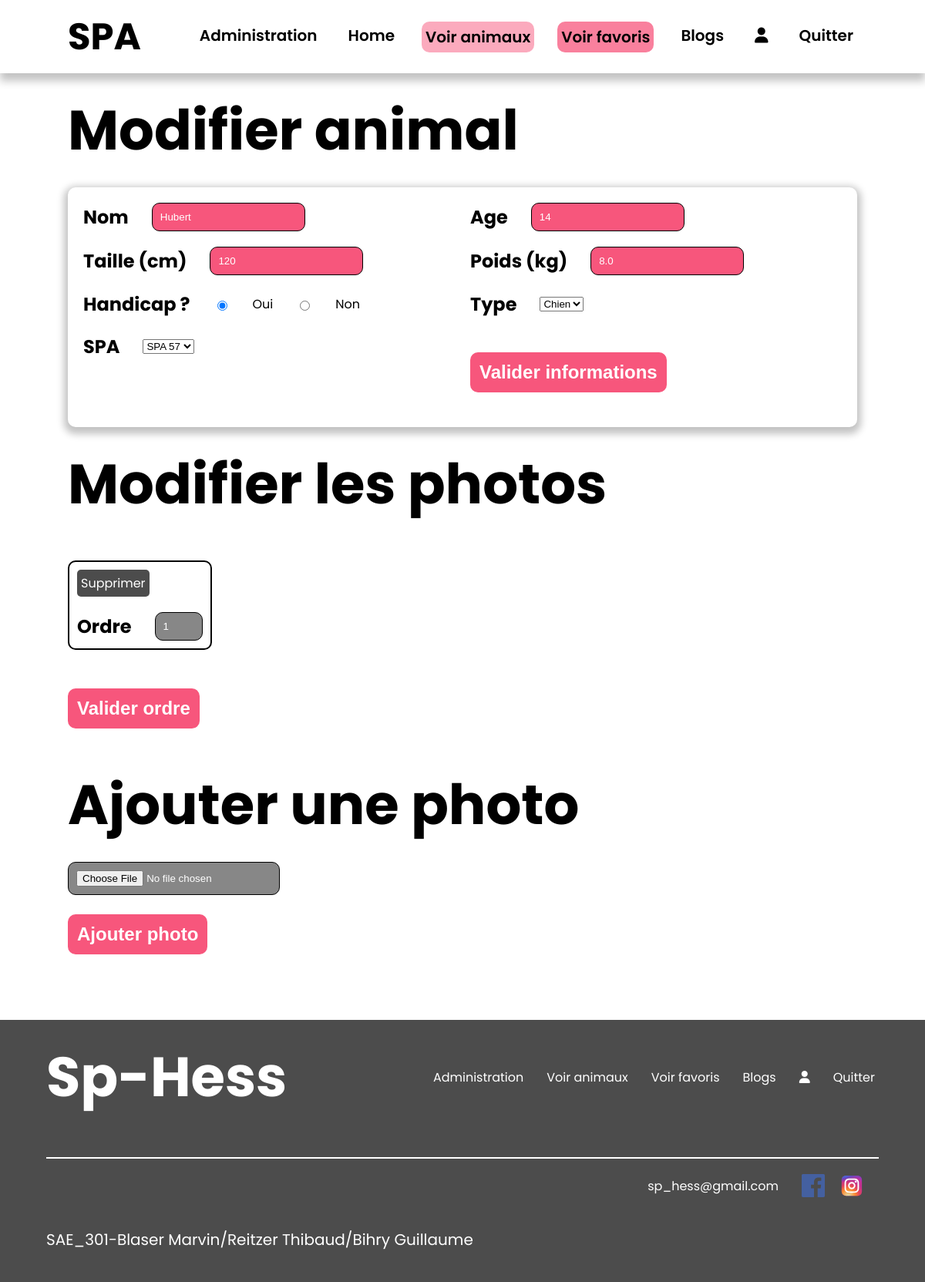
Page /index.php?action=modifierAnimal&&idAnimal=92 (signed in) on the committed database.
### tables this page shows
CREATE TABLE IF NOT EXISTS `animal` (
  `id_animal` int NOT NULL AUTO_INCREMENT,
  `nom` varchar(254) NOT NULL,
  `age` int NOT NULL,
  `taille` decimal(15,0) NOT NULL,
  `poid` decimal(15,1) NOT NULL,
  `handicape` tinyint NOT NULL,
  `dateArrivee` date NOT NULL,
  `id_spa` int NOT NULL,
  `id_type` int NOT NULL,
  PRIMARY KEY (`id_animal`),
  KEY `id_spa` (`id_spa`),
  KEY `id_type` (`id_type`)
);

CREATE TABLE IF NOT EXISTS `image` (
  `id_image` int NOT NULL AUTO_INCREMENT,
  `uniqid_img` varchar(254) NOT NULL,
  `ordre` int NOT NULL,
  `id_animal` int NOT NULL,
  PRIMARY KEY (`id_image`),
  KEY `id_animal` (`id_animal`)
);

### modele/animal.php (called while the page is built, shortened)
<?php
require_once "modele/modele.php";
class Animal extends database {
    public function getAnimal($idAnimal){
        $req = '
        SELECT id_animal, animal.nom, age, taille, poid, handicape,dateArrivee, spa.id_spa, type.id_type
        FROM `animal`
        JOIN type ON animal.id_type = type.id_type
        JOIN spa ON animal.id_spa = spa.id_spa
        WHERE animal.id_animal = ?
        ';
        $res = $this->execReqPrep($req, array($idAnimal))[0];
        return $res;
    }
    public function getImagesAnimal($idAnimal){
        $req = '
        SELECT id_image,uniqid_img AS "nomImg", ordre
        FROM `image`
        JOIN animal ON image.id_animal = animal.id_animal
        WHERE image.id_animal = ?
        ORDER BY ordre
        ';
        $res = $this->execReqPrep($req, array($idAnimal));
        return $res;
    }
}

### modele/modele.php (called while the page is built)
<?php
abstract class database {
    private $bdd;
    protected function execReq($req) {
        return $this->connexionBDD()->query($req)->fetchAll(PDO::FETCH_ASSOC);
    }
    protected function execReqPrep($req, $data){
        $reponse = $this->connexionBDD()->prepare($req);
        $reponse->execute($data);
        return $reponse->fetchAll(PDO::FETCH_ASSOC);
    }
    private function connexionBDD() {
        if(!isset($this->bdd)){
            try {
                $options=array(PDO::MYSQL_ATTR_INIT_COMMAND => "SET NAMES utf8");
                $this->bdd=new PDO('mysql:host='.DBHOST.';dbname='.DBNAME, DBUSER, DBPWD, $options);
            }
            catch(Exception $err) {
                throw new Exception("Connexion à la BDD");
            }
        }
        return $this->bdd;
    }
}

### modele/type.php (called while the page is built, shortened)
<?php
require_once "modele/modele.php";
require_once "modele/animal.php";
class Type extends database {
    public function getTypes(){
        $req = '
        SELECT *
        FROM `type`
        ';
        $res = $this->execReq($req);
        return $res;
    }
}

### modele/spa.php (called while the page is built, shortened)
<?php
require_once "modele/modele.php";
require_once "modele/animal.php";
class Spa extends database {
    public function getAllSPA(){
        $req = '
        SELECT *
        FROM `spa`
        ';
        $res = $this->execReq($req);
        return $res;
    }
}

### vue/animal/edit.php (the view, shortened to what this page needs)
<?php
if (isset($_SESSION['USER'])) {
    ?>
    <section class="edit_page_admin_section">
        <h1>Modifier animal</h1>
        <form class="edit_animals_admin" action=<?= $_SERVER['PHP_SELF'] . "?action=modifierAnimal&&idAnimal=" . $_GET['idAnimal'] . "" ?> method="POST">
            <div class="form_elt">
                <label for="">
                    <span>Nom</span>
                    <input type="text" name="nom" value="<?= $animal['nom'] ?>" class="texte" id=""
                        placeholder="indiquez nom" required>
                </label>
            </div>
            <div class="form_elt">
                <label for="">
                    <span>Age</span>
                    <input type="number" name="age" min="0" value="<?= $animal['age'] ?>" class="texte" id=""
                        placeholder="indiquez age" required>
                </label>
            </div>
            <div class="form_elt">
                <label for="">
                    <span>Taille (cm)</span>
                    <input type="number" name="taille" min="0" value="<?= $animal['taille'] ?>" class="texte" id=""
                        placeholder="indiquez taille" required>
                </label>
            </div>
            <div class="form_elt">
                <label for="">
                    <span>Poids (kg)</span>
                    <input type="number" name="poid" min="0" value="<?= $animal['poid'] ?>" class="texte" id=""
                        placeholder="indiquez poid" required>
                </label>
            </div>
            <div class="form_elt">
                <label for="">
                    <span>Handicap ?</span>
                    <input type="radio" id="contactChoice1" <?= $animal['handicape'] == 1 ? "checked" : "" ?> name="handicape"
                        value="1" />
                    <label for="contactChoice1">Oui</label>
                    <input type="radio" id="contactChoice2" <?= $animal['handicape'] == 0 ? "checked" : "" ?> name="handicape"
                        value="0" />
                    <label for="contactChoice2">Non</label>
                </label>
            </div>
            <div class="form_elt">
                <label for="">
                    <span>Type</span>
                    <select name="type" id="pet-select">
                        <?php
                        foreach ($types as $type) {
                            $animal['id_type'] == $type['id_type'] ? $verif = "selected" : $verif = "";
                            echo ("<option value=" . $type['id_type'] . " " . $verif . ">" . $type['libelle'] . "</option>");
                        }
                        ?>
                    </select>
                </label>
            </div>
            <div class="form_elt">
                <label for="">
                    <span>SPA</span>
                    <select name="spa" id="pet-select">
                        <?php
                        foreach ($AllSPA as $spa) {
                            $animal['id_spa'] == $spa['id_spa'] ? $verif = "selected" : $verif = "";
                            echo ("<option value=" . $spa['id_spa'] . " " . $verif . ">" . $spa['nom'] . "</option>");
                        }
                        ?>
                    </select>
                </label>
            </div>
            <input type="submit" class="valid valid_button" name="ok" value="Valider informations">
        </form>
        <h1>Modifier les photos</h1>
        <form action=<?= $_SERVER['PHP_SELF'] . "?action=modifierOrdre&&idAnimal=" . $_GET['idAnimal'] . "" ?> method="POST">
            <div class="editOrdre">
                <?php
                $ordre = 1;
                $max = count($AllImgAnimal);
                foreach ($AllImgAnimal as $imgAnimal) {
                    ?>
                    <div class="editImg">
                        <a class="delete_img_animal"
                            onclick="modalVerif(this, '<?= $type['libelle'] ?>', 'image', [<?= $_GET['idAnimal'] ?>,<?= $imgAnimal['id_image'] ?>])">Supprimer</a>
                        <label for="">
                            <span>Ordre</span>
                            <input type="number" max=<?= $max ?> min="1" value="<?= $imgAnimal['ordre'] ?>" class="texte"
                                name="ordre<?= $ordre ?>">
                        </label>
                    </div>
                    <?php
                    $ordre++;
                }
                ?>
            </div>
            <input type="submit" class="valid valid_button" name="ok" value="Valider ordre">
        </form>
        <form action=<?= $_SERVER['PHP_SELF'] . "?action=ajouterImage&&idAnimal=" . $_GET['idAnimal'] . "" ?> method="POST"
            enctype="multipart/form-data">
            <div class="form_elt">
                <h1>Ajouter une photo</h1>
                <input type="file" class="texte files" name="photoAnimal" required>
            </div>
            <input type="submit" class="valid valid_button" name="ok" value="Ajouter photo">
        </form>
    </section>
    <?php
}
require "vue/gabarit.php";

### style/style.css (style rules this page uses)
:root { --secondary: #f7567c; --secondary-75: rgba(247, 86, 124, 0.75); --secondary-50: rgba(247, 86, 124, 0.5); --secondary-25: rgba(247, 86, 124, 0.25); --secondary-10: rgba(247, 86, 124, 0.1); --primary: #111; --primary-75: rgba(17, 17, 17, 0.75); --primary-50: rgba(17, 17, 17, 0.5); --primary-25: rgba(17, 17, 17, 0.25); --primary-10: rgba(17, 17, 17, 0.1); --body_bg: #fff; }
body { padding: 0; margin: 0; font-family: "Poppins", sans-serif; background-color: var(--body_bg); }
section { max-width: 1024px; min-height: 90vh; margin-left: auto; margin-right: auto; }
.editImg { display: flex; flex-direction: column; gap: 10px; margin: 25px 0px; background-color: white; padding: 10px; border-radius: 10px; border: solid 2px black; }
.editImg input { width: min-content; background-color: var(--primary-50); color: white; }
.editOrdre { display: flex; gap: 30px; }
.valid { margin: 25px 0px; }
.edit_page_admin_section label { display: flex; align-items: center; gap: 30px; gap: 30px; }
input::placeholder { color: black; font-weight: bold; }
.valid_button { background-color: var(--secondary); color: white; font-weight: bold; font-size: 24px; padding: 10px; border: none; border-radius: 10px; cursor: pointer; width: fit-content; transition: 0.4s; border: solid 2px transparent; align-items: center; }
input { border-radius: 10px; border: 1px solid black; padding: 10px; }
.files { background-color: var(--primary-50); color: white; padding: 10px; border-radius: 10px; cursor: pointer; }
.edit_page_admin_section { min-height: fit-content; }
.edit_animals_admin { display: grid; grid-template-columns: 1fr 1fr; gap: 20px; box-shadow: 0px 4px 10px 5px var(--primary-25); padding: 20px; border-radius: 10px; }
.edit_animals_admin input { background-color: var(--secondary); color: white; }
.edit_animals_admin .valid_button { color: white; }
.delete_img_animal { background-color: var(--primary-75); color: white; padding: 5px; border-radius: 5px; width: fit-content; cursor: pointer; transition: 0.4s; }

### style/assets.css (style rules this page uses)
:root { --secondary: #F7567C; --secondary-75: rgba(247, 86, 124, 0.75); --secondary-50: rgba(247, 86, 124, 0.50); --secondary-25: rgba(247, 86, 124, 0.25); --secondary-10: rgba(247, 86, 124, 0.10); --primary: #111; --primary-75: rgba(17, 17, 17, 0.75); --primary-50: rgba(17, 17, 17, 0.50); --primary-25: rgba(17, 17, 17, 0.25); --primary-10: rgba(17, 17, 17, 0.10); --body_bg: #FFF; }
h1 { font-size: 72px; font-style: normal; font-weight: 700; line-height: normal; margin-top: 20px; margin-bottom: 20px; }
span { font-size: 24px; font-style: normal; font-weight: bold; line-height: normal; }

### rows in the picture
animal: nom "Hubert", age "14", taille "120", poid "8.0", handicape "☑ Oui", handicape "☐ Non"
image: ordre1 "1"

### other values in the picture
$header "SPA"
$footer "Sp-Hess"
form field type "Chien"
form field spa "SPA 57"
